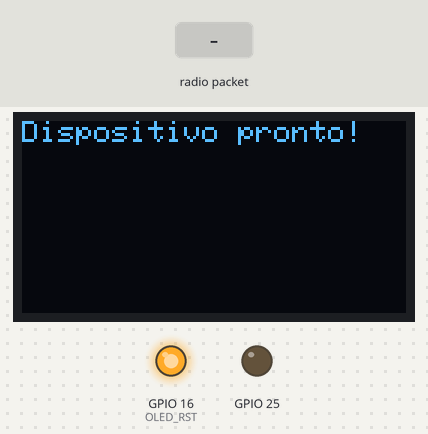
A sketch run on a simulated ESP32. Shown: 128×64 one-colour display, output pins drawn as LEDs (lit = HIGH). The test bench sets the inputs (shaded band). WiFi joins after 1.5 s; servers stay silent unless stated; network time is answered at once with the bench clock; the local clock reads 2024-03-15 10:24:30 at power-on unless the sketch sets it; no radio packets arrive unless stated; web services answer with replies made up by the test bench; what the sketch prints to the serial monitor is not drawn.

Above: at 12.8 s.
12.9 s: radio packet "T" arrives
At 14.6 s:
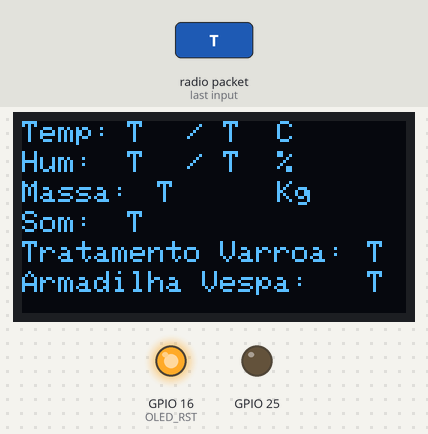
15.4 s: radio packet "1" arrives
At 17.6 s:
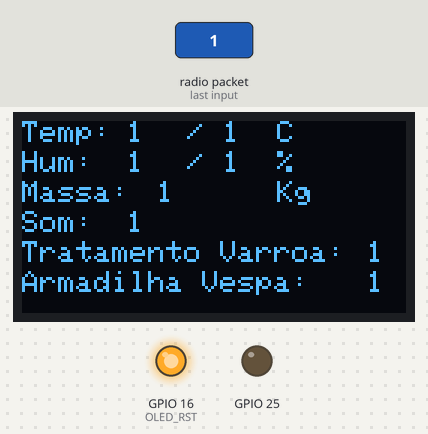
17.9 s: radio packet "0" arrives
At 19.7 s:
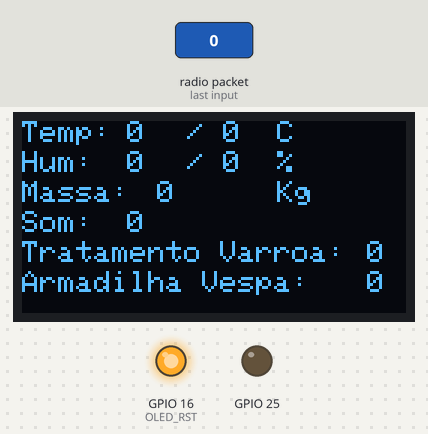
20.4 s: radio packet "T" arrives
At 20.7 s:
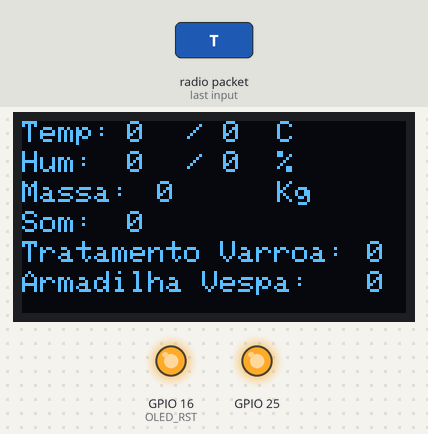
22.9 s: radio packet "2" arrives
At 23.7 s:
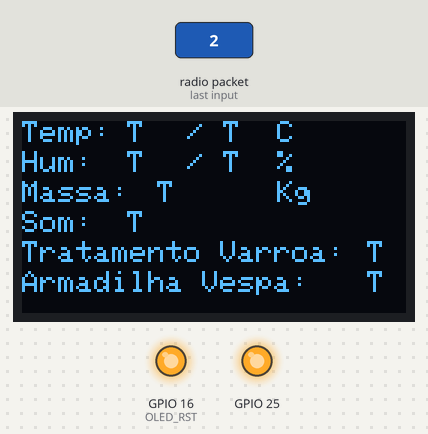
Timing chart, 0 to 25.9 s (numbered marks = the images above; inputs shaded):
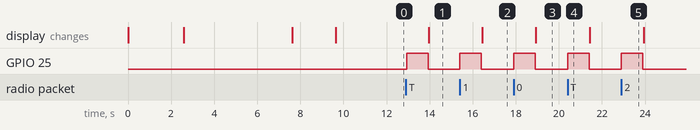

The sketch:

gateway_colmeia.ino
```cpp
// LORA(SX1276)
#include <SPI.h>
#include <LoRa.h>
//define the pins used by the LoRa transceiver module
#define SCK 5
#define MISO 19
#define MOSI 27
#define SS 18
#define RST 14
#define DIO0 26
#define BAND 866E6
#define TX_POWER            20
#define SPREADING_FACTOR    12
#define SIGNAL_BANDWIDTH    125E3
#define CODING_RATE         5


//DISPLAY(OLED)
#include <Wire.h>
#include <Adafruit_GFX.h>
#include <Adafruit_SSD1306.h>
//OLED pins
#define OLED_SDA 4
#define OLED_SCL 15
#define OLED_RST 16
#define SCREEN_WIDTH 128 // OLED display width, in pixels
#define SCREEN_HEIGHT 64 // OLED display height, in pixels
Adafruit_SSD1306 display(SCREEN_WIDTH, SCREEN_HEIGHT, &Wire, OLED_RST);


// WI-FI
#include <WiFi.h>
const char* ssid     = "FMCS";
const char* password = "917115824";
//String ipString;


//SERVIDOR WEB THINGSPEAK HTTP
#include <HTTPClient.h>
//Thingspeak
String serverAddress =  "api.thingspeak.com";
const String apiKey = "GR6EA7YAN26299QS";


//NTP SERVER
#include <NTPClient.h>
#include <WiFiUdp.h>
// Define NTP Client to get time
WiFiUDP ntpUDP;
NTPClient timeClient(ntpUDP);
// Variables to save date and time
String formattedDate;
String day;
String hour;
String timestamp;


//DADOS
String packet ;
String packSize = "--";
String rssi = "RSSI --";
String ID;
String temperatura_interior;
String temperatura_exterior;
String humidade_interior;
String humidade_exterior;
String som;
String massa;
String tratamento;
String armadilha;


// Envio dos dados para o ThingSpeak
void sendDataToThingSpeak(String temperatura_interior, String temperatura_exterior, String humidade_interior, String humidade_exterior, String massa, String som, String tratamento, String armadilha)
{
  String url = "http://";
  url += serverAddress;
  url += "/update?api_key=";
  url += apiKey;
  url += "&field1=";
  url += String(temperatura_interior);
  url += "&field2=";
  url += String(temperatura_exterior);
  url += "&field3=";
  url += String(humidade_interior);
  url += "&field4=";
  url += String(humidade_exterior);
  url += "&field5=";
  url += String(massa);
  url += "&field6=";
  url += String(som);
  url += "&field7=";
  url += String(tratamento);
  url += "&field8=";
  url += String(armadilha);

  HTTPClient http;
  http.begin(url);
  int httpResponseCode = http.GET();

  if (httpResponseCode == 200)
  {
    Serial.println("Dados enviados para o ThingSpeak com sucesso!");
  } else
  {
    Serial.print("Erro ao enviar dados para o ThingSpeak. Código de resposta HTTP: ");
    Serial.println(httpResponseCode);
  }
  http.end();
   Serial.println("--------------------------------------//----------------------------------------");
}


//RECEBE E DIVIDE PACOTE DOS DADOS
void LoraData()
{
    //Divisao do pacote
    int separatorIndex1 = packet.indexOf(';');
    int separatorIndex2 = packet.indexOf(';', separatorIndex1 + 1);
    int separatorIndex3 = packet.indexOf(';', separatorIndex2 + 1);
    int separatorIndex4 = packet.indexOf(';', separatorIndex3 + 1);
    int separatorIndex5 = packet.indexOf(';', separatorIndex4 + 1);
    int separatorIndex6 = packet.indexOf(';', separatorIndex5 + 1);
    int separatorIndex7 = packet.indexOf(';', separatorIndex6 + 1);


    temperatura_interior = packet.substring(0, separatorIndex1);
    temperatura_exterior = packet.substring(separatorIndex1 + 1, separatorIndex2);
    humidade_interior = packet.substring(separatorIndex2 + 1, separatorIndex3);
    humidade_exterior = packet.substring(separatorIndex3 + 1, separatorIndex4);
    massa = packet.substring(separatorIndex4 + 1, separatorIndex5);
    som = packet.substring(separatorIndex5 + 1, separatorIndex6);
    tratamento = packet.substring(separatorIndex6 + 1, separatorIndex7);
    armadilha =  packet.substring(separatorIndex7 + 1);


  // RSSI
  Serial.println(rssi);


 //TEMPERATURA INTERIOR
    Serial.print("Temperatura interior: ");
    Serial.print(temperatura_interior);
    Serial.println(" º Celcius");

//TEMPERATURA EXTERIOR
    Serial.print("Temperatura exterior: ");
    Serial.print(temperatura_exterior);
    Serial.println(" º Celcius");

//HUMIDADE INTERIOR
    Serial.print("Humidade interior: ");
    Serial.print(humidade_interior);
    Serial.println(" %");

//HUMIDADE EXTERIOR
    Serial.print("Humidade exterior: ");
    Serial.print(humidade_exterior);
    Serial.println(" %");

//MASSA COLMEIA
  Serial.print("Massa: ");
  Serial.print(massa);
  Serial.println(" kg");


//INTENSIDADE SONORA
Serial.print("Som: ");
Serial.print(som);


//TRATAMENTO VARROA
  Serial.print("Tratamento: ");
  Serial.println(tratamento);


//ARMADILHA VESPA
  Serial.print("Armadilha: ");
  Serial.println(armadilha);
}


//ESCRITA DOS DADOS NO DISPLAY
void escrita_display()
{


  display.clearDisplay();

  //TEMPERATURA INTERIOR
  display.setCursor(0,0);
  display.print("Temp: ");
  display.setCursor(35,0);
  display.print(temperatura_interior);
  display.setCursor(55,0);
  display.print("/");

  //TEMPERATURA EXTERIOR
  display.setCursor(67,0);
  display.print(temperatura_exterior);
  display.setCursor(85,0);
  display.print("C");

  //HUMIDADE INTERIOR
  display.setCursor(0,10);
  display.print("Hum: ");
  display.setCursor(35,10);
  display.print(humidade_interior);
  display.setCursor(55,10);
  display.print("/");

  //HUMIDADE EXTERIOR
  display.setCursor(67,10);
  display.print(humidade_exterior);
  display.setCursor(85,10);
  display.print("%");


  //MASSA COLMEIA
  display.setCursor(0,20);
  display.print("Massa: ");
  display.setCursor(45,20);
  display.print(massa);
  display.setCursor(85,20);
  display.print("Kg");


  //INTENSIDADE SONORA
  display.setCursor(0,30);
  display.print("Som: ");
  display.setCursor(35,30);
  display.print(som);


 //TRATAMENTO VARROA
  display.setCursor(0,40);
  display.print("Tratamento Varroa: ");
  display.setCursor(115,40);
  display.print(tratamento);

 //ARMADILHA VESPA
  display.setCursor(0,50);
  display.print("Armadilha Vespa: ");
  display.setCursor(115,50);
  display.print(armadilha);
  display.display();

}


void cbk(int packetSize)
{
  packet ="";
  packSize = String(packetSize,DEC);
  for (int i = 0; i < packetSize; i++)
  {
    packet += (char) LoRa.read();
    }
  rssi = "RSSI " + String(LoRa.packetRssi(), DEC) ;
}


void connectWiFi()
{
  // Connect to Wi-Fi network with SSID and password
  Serial.print("Connecting to ");
  Serial.println(ssid);
  WiFi.begin(ssid, password);
  while (WiFi.status() != WL_CONNECTED)
  {
    delay(500);
    Serial.print(".");
  }
   //ipString = WiFi.localIP().toString();
   display.clearDisplay();
   display.setCursor(0,0);
   display.print("wifi iniciado");
  // display.setCursor(0,10);
   //display.print("IP address: ");
   //display.setCursor(0,20);
   //display.print(ipString);
   display.display();
   Serial.println("wifi iniciado");
   //Serial.println("IP address: ");
   //Serial.println(ipString);
   delay(5000);
}


// Function to get date and time from NTPClient
void getTimeStamp()
{
  while(!timeClient.update()) {
    timeClient.forceUpdate();
  }
  // The formattedDate comes with the following format:
  // 2018-05-28T16:00:13Z
  // We need to extract date and time
  formattedDate = timeClient.getFormattedDate();
  // Extract date
  int splitT = formattedDate.indexOf("T");
  day = formattedDate.substring(0, splitT);
  Serial.println(day);
  // Extract time
  hour = formattedDate.substring(splitT+1, formattedDate.length()-1);
  Serial.println(hour);
  timestamp = day + " " + hour;
}


//INICIALIZAÇOES
void setup()
{
    //SERIAL
  Serial.begin(115200);


  //LED(ENVIA PACOTE)
  pinMode(25, OUTPUT);


  //DISPLAY(OLED) + LORA(SX1276)
  pinMode(OLED_RST, OUTPUT);
  digitalWrite(OLED_RST, LOW);
  delay(20);
  digitalWrite(OLED_RST, HIGH);
  Wire.begin(OLED_SDA, OLED_SCL);
  if(!display.begin(SSD1306_SWITCHCAPVCC, 0x3c, false, false))
  {
    while (1);
  }
  SPI.begin(SCK, MISO, MOSI, SS);
  LoRa.setPins(SS, RST, DIO0);
  if (!LoRa.begin(BAND))
  {
    while (1);
  }

  LoRa.setTxPower(TX_POWER);
  LoRa.setSpreadingFactor(SPREADING_FACTOR);
  LoRa.setSignalBandwidth(SIGNAL_BANDWIDTH);
  LoRa.setCodingRate4(CODING_RATE);
  display.clearDisplay();
  display.setTextColor(WHITE);
  display.setTextSize(1);
  Serial.println("Oled + Lora iniciado");
  delay(1000);


//WIFI
  connectWiFi();


// Initialize a NTPClient to get time
  timeClient.begin();
  // Set offset time in seconds to adjust for your timezone, for example:
   //GMT +1 = 3600
  // GMT +8 = 28800
  // GMT -1 = -3600
  // GMT 0 = 0
  timeClient.setTimeOffset(3600);
  display.clearDisplay();
  display.setCursor(0,0);
  display.print("NTP client iniciado");
  display.display();
  Serial.println("NTP client iniciado");
  delay(2000);


 //LoRa.onReceive(cbk);
  LoRa.receive();
  display.clearDisplay();
  display.setCursor(0,0);
  display.print("Dispositivo pronto!");
  display.display();
  Serial.println("Dispositivo pronto!");
  Serial.println("--------------------------------------//----------------------------------------");
  delay(2000);
}


void loop()
{
  while (WiFi.status() != WL_CONNECTED)
  {
    connectWiFi();
  }
  int packetSize = LoRa.parsePacket();
  if (packetSize)
  {
    getTimeStamp();

   //LED(RECEBE PACOTE) PISCA
  digitalWrite(25, HIGH);   // turn the LED on (HIGH is the voltage level)
  delay(1000);                       // wait for a second
  digitalWrite(25, LOW);    // turn the LED off by making the voltage LOW

    cbk(packetSize);
    LoraData();
    escrita_display();
    sendDataToThingSpeak(temperatura_interior, temperatura_exterior, humidade_interior, humidade_exterior,massa,som,tratamento,armadilha);

  }
}
```

Measured:
- after the input at 12.9 s, GPIO 25: LOW → HIGH at once, → LOW 1.0 s later; the display: changes after 1.1 s (image 1)
- after the input at 15.4 s, GPIO 25: LOW → HIGH at once, → LOW 1.0 s later; the display: changes after 1.0 s (image 2)
- after the input at 17.9 s, GPIO 25: LOW → HIGH at once, → LOW 1.0 s later; the display: changes after 1.0 s (image 3)
- after the input at 20.4 s, GPIO 25: LOW → HIGH at once, → LOW 1.0 s later
- after the input at 22.9 s, GPIO 25: LOW → HIGH at once, → LOW 1.0 s later
